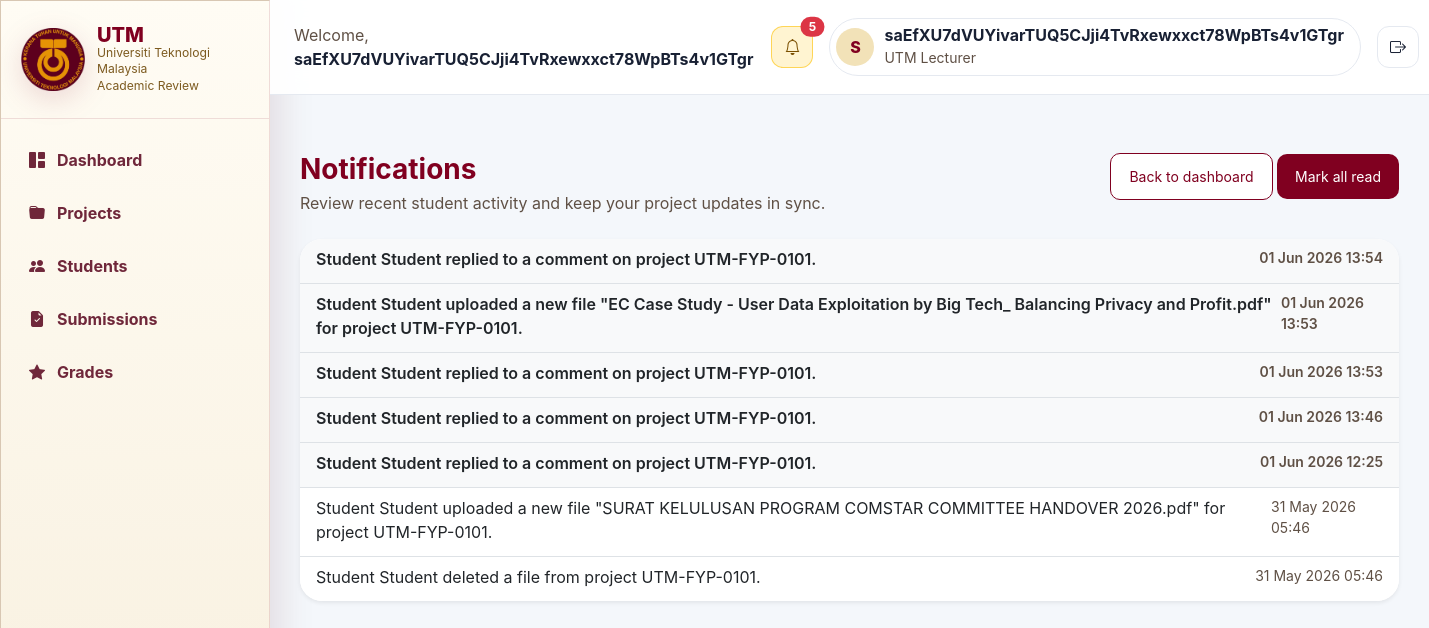
/lecturer/lecturer_notifications.php (signed in), run on an earlier commit of the app's database.
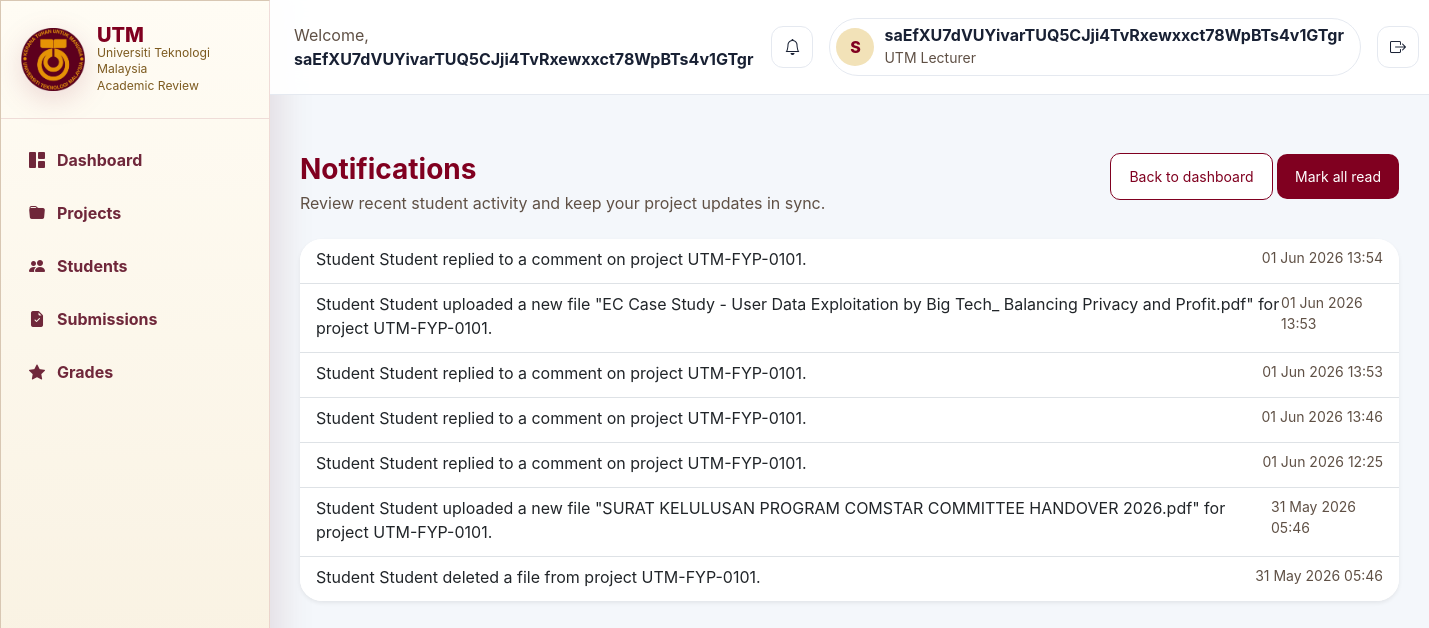
And on a later commit of the database.
### tables this page shows
CREATE TABLE notifications (
  notification_id INTEGER PRIMARY KEY AUTOINCREMENT,
  recipient_user_id INTEGER NOT NULL REFERENCES users(user_id),
  sender_user_id INTEGER REFERENCES users(user_id),
  project_id INTEGER REFERENCES projects(project_id),
  notification_type TEXT NOT NULL,
  message TEXT NOT NULL,
  is_read INTEGER NOT NULL DEFAULT 0,
  created_at DATETIME DEFAULT CURRENT_TIMESTAMP
);

### lecturer/lecturer_notifications.php (the view, shortened to what this page needs)
<?php
require_once __DIR__ . '/lecturer_header.php';
$returnUrl = $_GET['return'] ?? '../lecturer/Lecturer_dashboard.php';
$notifications = [];
try {
    $notifications = fetchLecturerNotifications($db, $lecturerId, 50);
} catch (Throwable $error) {
    $flashMessage = 'Unable to load notifications.';
    $flashType = 'danger';
}
?>
        <div class="content">
            <section class="d-flex align-items-start justify-content-between flex-wrap gap-3 mb-4">
                <div>
                    <h1 class="h3 fw-bold mb-1" style="color:var(--lecturer-maroon);">Notifications</h1>
                    <p class="text-muted mb-0">Review recent student activity and keep your project updates in sync.</p>
                </div>
                <div>
                    <a href="<?= e($returnUrl) ?>" class="btn btn-sm btn-outline-secondary">Back to dashboard</a>
                    <a href="?action=mark_all_read&return=<?= rawurlencode($returnUrl) ?>" class="btn btn-sm btn-outline-primary">Mark all read</a>
                </div>
            </section>
            <div class="card shadow-sm border-0">
                <div class="card-body p-0">
                    <?php if (count($notifications) === 0): ?>
                        <div class="p-4 text-center text-muted">
                            No notifications available.
                        </div>
                    <?php else: ?>
                        <div class="list-group list-group-flush">
                            <?php foreach ($notifications as $notification): ?>
                                <a href="?action=mark_read&id=<?= e($notification['notification_id']) ?>&return=<?= rawurlencode($returnUrl) ?>" class="list-group-item list-group-item-action <?= $notification['is_read'] ? 'bg-white' : 'bg-light fw-semibold' ?>">
                                    <div class="d-flex justify-content-between align-items-start">
                                        <div>
                                            <p class="mb-1"><?= e($notification['message']) ?></p>
                                        </div>
                                        <small class="text-muted"><?= e(date('d M Y H:i', strtotime($notification['created_at'] ?? ''))) ?></small>
                                    </div>
                                </a>
                            <?php endforeach; ?>
                        </div>
                    <?php endif; ?>
                </div>
            </div>
        </div>
    </div>
</body>
</html>

### lecturer/lecturer_header.php (shortened to what this page needs)
<?php
require_once __DIR__ . '/../database/db.php';
if (!function_exists('e')) {
    function e($value): string
    {
        return htmlspecialchars((string) $value, ENT_QUOTES, 'UTF-8');
    }
}
if (!function_exists('fetchLecturerNotifications')) {
    function fetchLecturerNotifications(PDO $db, int $lecturerId, int $limit = 8): array
    {
        $stmt = $db->prepare(
            'SELECT n.notification_id, n.message, n.is_read, n.created_at, p.title_encrypted AS project_title, u.name_encrypted AS sender_name
             FROM notifications n
             LEFT JOIN projects p ON p.project_id = n.project_id
             LEFT JOIN users u ON u.user_id = n.sender_user_id
             WHERE n.recipient_user_id = ?
             ORDER BY n.created_at DESC
             LIMIT ?'
        );
        $stmt->bindValue(1, $lecturerId, PDO::PARAM_INT);
        $stmt->bindValue(2, $limit, PDO::PARAM_INT);
        $stmt->execute();
        return $stmt->fetchAll(PDO::FETCH_ASSOC);
    }
}
if (!function_exists('countUnreadLecturerNotifications')) {
    function countUnreadLecturerNotifications(PDO $db, int $lecturerId): int
    {
        $stmt = $db->prepare('SELECT COUNT(*) FROM notifications WHERE recipient_user_id = ? AND is_read = 0');
        $stmt->execute([$lecturerId]);
        return (int) $stmt->fetchColumn();
    }
}
$lecturerId = (int) ($_SESSION['user_id'] ?? 0);
$lecturerName = trim((string) ($_SESSION['user_name'] ?? 'Lecturer'));
$lecturerInitials = implode('', array_slice(array_map(
    static fn($part) => strtoupper(substr($part, 0, 1)),
    array_filter(preg_split('/\s+/', $lecturerName) ?: [])
), 0, 2)) ?: 'L';
$unreadNotificationCount = 0;
try {
    $lecturerNotifications = fetchLecturerNotifications($db, $lecturerId, 8);
    $unreadNotificationCount = countUnreadLecturerNotifications($db, $lecturerId);
} catch (Throwable $error) {
    $lecturerNotifications = [];
    $unreadNotificationCount = 0;
}
?>
<!DOCTYPE html>
<html lang="en">
<head>
    <link href="https://cdn.jsdelivr.net/npm/bootstrap@5.3.3/dist/css/bootstrap.min.css" rel="stylesheet">
    <link href="https://cdn.jsdelivr.net/npm/bootstrap-icons@1.11.3/font/bootstrap-icons.min.css" rel="stylesheet">
    <link rel="stylesheet" href="../public/utm-theme.css">
</head>
<body>
<div class="lecturer-shell">
    <?php require __DIR__ . '/lecturer_sidebar.php'; ?>
    <main class="lecturer-main">
        <header class="top-navbar d-flex align-items-center justify-content-between px-3 px-lg-4">
            <div class="welcome-text">
                <span class="text-muted">Welcome,</span>
                <strong><?= e($lecturerName) ?></strong>
            </div>
            <div class="d-flex align-items-center gap-2 gap-sm-3 ms-auto">
                <a class="icon-button position-relative <?= $unreadNotificationCount > 0 ? 'notification-active' : '' ?>" href="../lecturer/lecturer_notifications.php" aria-label="Notifications">
                    <i class="bi bi-bell"></i>
                    <?php if ($unreadNotificationCount > 0): ?>
                        <span class="position-absolute top-0 start-100 translate-middle badge rounded-pill bg-danger">
                            <?= e($unreadNotificationCount) ?>
                        </span>
                    <?php endif; ?>
                </a>
                <div class="profile-chip">
                    <div class="avatar"><?= e($lecturerInitials) ?></div>
                    <div class="d-none d-sm-block pe-1">
                        <div class="fw-bold lh-sm"><?= e($lecturerName) ?></div>
                        <small class="text-muted">UTM Lecturer</small>
                    </div>
                </div>
                <a class="icon-button text-decoration-none" href="../public/logout.php" aria-label="Sign out">
                    <i class="bi bi-box-arrow-right"></i>
                </a>
            </div>
        </header>

### lecturer/lecturer_sidebar.php
<?php $currentPage = basename($_SERVER['PHP_SELF']); ?>
<aside class="sidebar d-flex flex-column">
    <div class="brand">
        <img class="brand-mark" src="../assets/utm-logo.png" alt="UTM logo">
        <div>
            <p class="brand-title">UTM</p>
            <div class="brand-subtitle">Universiti Teknologi Malaysia<br>Academic Review</div>
        </div>
    </div>
    <nav class="sidebar-nav" aria-label="Lecturer navigation">
        <a class="nav-link <?= $currentPage === 'Lecturer_dashboard.php' ? 'active' : '' ?>" href="Lecturer_dashboard.php">
            <i class="bi bi-grid-1x2-fill"></i>
            <span>Dashboard</span>
        </a>
        <a class="nav-link <?= $currentPage === 'lecturer_projects.php' ? 'active' : '' ?>" href="lecturer_projects.php">
            <i class="bi bi-folder-fill"></i>
            <span>Projects</span>
        </a>
        <a class="nav-link <?= $currentPage === 'lecturer_students.php' ? 'active' : '' ?>" href="lecturer_students.php">
            <i class="bi bi-people-fill"></i>
            <span>Students</span>
        </a>
        <a class="nav-link <?= $currentPage === 'lecturer_submissions.php' ? 'active' : '' ?>" href="lecturer_submissions.php">
            <i class="bi bi-file-earmark-check-fill"></i>
            <span>Submissions</span>
        </a>
        <a class="nav-link <?= $currentPage === 'lecturer_grades.php' ? 'active' : '' ?>" href="lecturer_grades.php">
            <i class="bi bi-star-fill"></i>
            <span>Grades</span>
        </a>
    </nav>
</aside>

### public/utm-theme.css (style rules this page uses)
:root { --utm-maroon: #800020; --utm-maroon-dark: #500014; --utm-gold: #F2A900; --utm-gold-soft: #f9d67b; --utm-white: #FFFFFF; --utm-dark: #222222; --utm-bg: #f5f2ee; --utm-surface: #ffffff; --utm-surface-soft: #fbf1e6; --utm-border: #d8c7b3; --utm-muted: #5f5045; --utm-shadow: 0 18px 46px rgba(0, 0, 0, 0.12); --utm-transition: 0.22s ease; }
* { box-sizing: border-box; }
html { scroll-behavior: smooth; }
body { margin: 0; min-height: 100%; font-family: 'DM Sans', 'Plus Jakarta Sans', sans-serif; color: var(--utm-dark); background: radial-gradient(circle at top left, rgba(242, 169, 0, 0.08), transparent 32%), linear-gradient(180deg, #fffdfa 0%, var(--utm-bg) 100%); }
a { color: var(--utm-maroon); text-decoration: none; transition: color var(--utm-transition); }
.btn, .btn-primary, .btn-utm { display: inline-flex; align-items: center; justify-content: center; padding: 12px 18px; border-radius: 10px; border: none; background: var(--utm-maroon); color: var(--utm-white); cursor: pointer; transition: background var(--utm-transition), transform var(--utm-transition), box-shadow var(--utm-transition); }
.btn-outline-secondary, .btn-secondary { background: #fff; color: var(--utm-maroon); border: 1px solid var(--utm-maroon); box-shadow: none; }
.card, .login-card, .panel, .table, .table th, .table td, .navbar, .topbar, .sidebar, .form-control, .form-select, .footer, .badge { background: var(--utm-white); }
.card, .login-card, .panel, .form-control, .form-select, .sidebar, .topbar, .footer { border: 1px solid var(--utm-border); box-shadow: var(--utm-shadow); }
.utmbox, .card, .login-card, .panel { border-radius: 22px; overflow: hidden; }
.text-muted { color: var(--utm-muted) !important; }
.topbar, .sidebar, .footer { background: var(--utm-white); }
.avatar { font-size: 1rem; }

### lecturer/lecturer_header.php (style rules this page uses)
:root { --lecturer-maroon: #800020; --lecturer-maroon-dark: #540014; --lecturer-gold: #dca51c; --lecturer-bg: #f4f7fb; --lecturer-card: #ffffff; --lecturer-border: #e5e9f0; --lecturer-text: #182033; --lecturer-muted: #6e7686; --lecturer-shadow: 0 16px 38px rgba(28, 39, 60, 0.09); }
body { margin: 0; min-height: 100vh; background: var(--lecturer-bg); color: var(--lecturer-text); font-family: Inter, system-ui, -apple-system, BlinkMacSystemFont, "Segoe UI", sans-serif; }
.lecturer-shell { min-height: 100vh; padding-left: 270px; }
.sidebar { position: fixed; inset: 0 auto 0 0; width: 270px; overflow-y: auto; background: linear-gradient(180deg, #fffcf4 0%, #f8f0df 100%); color: var(--lecturer-maroon); border-right: 1px solid rgba(128, 0, 32, 0.12); box-shadow: 12px 0 32px rgba(84, 0, 20, 0.1); }
.brand { min-height: 105px; padding: 24px 20px; display: flex; align-items: center; gap: 12px; border-bottom: 1px solid rgba(128, 0, 32, 0.12); }
.brand-mark { width: 64px; height: 64px; object-fit: contain; flex: 0 0 auto; filter: drop-shadow(0 8px 14px rgba(128, 0, 32, 0.14)); }
.brand-title { margin: 0; color: var(--lecturer-maroon); font-weight: 800; font-size: 1.25rem; line-height: 1; }
.brand-subtitle { color: #7d5b20; font-size: 0.76rem; line-height: 1.35; }
.sidebar-nav { display: grid; gap: 7px; padding: 18px 14px; }
.nav-link { display: flex; align-items: center; gap: 12px; min-height: 46px; padding: 11px 14px; border-radius: 12px; color: #6f273a; font-weight: 700; text-decoration: none; }
.lecturer-main { min-width: 0; }
.top-navbar { display: flex; align-items: center; justify-content: space-between; gap: 18px; margin-bottom: 28px; padding: 18px 24px; position: sticky; top: 0; z-index: 20; background: rgba(255, 255, 255, 0.93); border-bottom: 1px solid var(--lecturer-border); backdrop-filter: blur(12px); }
.icon-button { width: 42px; aspect-ratio: 1; border-radius: 12px; border: 1px solid var(--lecturer-border); background: #fff; display: inline-grid; place-items: center; color: var(--lecturer-text); position: relative; }
.profile-chip { display: flex; align-items: center; gap: 10px; padding: 6px 12px 6px 6px; border-radius: 999px; border: 1px solid var(--lecturer-border); background: #fff; }
.avatar { width: 38px; aspect-ratio: 1; border-radius: 50%; display: grid; place-items: center; background: #f2e2b8; color: var(--lecturer-maroon); font-weight: 800; }
.content { padding: 30px; }
.icon-button.notification-active { background: rgba(255, 243, 205, 0.9); border-color: rgba(254, 193, 7, 0.6); color: #7a4f00; }
.icon-button.notification-active .bi-bell { color: #7a4f00; }

What changed in the data, as far as the page shows it:
changed notifications "01 Jun 2026 13:54": is_read 0 → 1 (drawn)
changed notifications (number 2 of 7 on the later page): is_read 0 → 1 (drawn)
changed notifications (number 3 of 7 on the later page): is_read 0 → 1 (drawn)
changed notifications "01 Jun 2026 13:46": is_read 0 → 1 (drawn)
changed notifications "01 Jun 2026 12:25": is_read 0 → 1 (drawn)
Also different on the page:
$unreadNotificationCount: "5" → (not shown)
